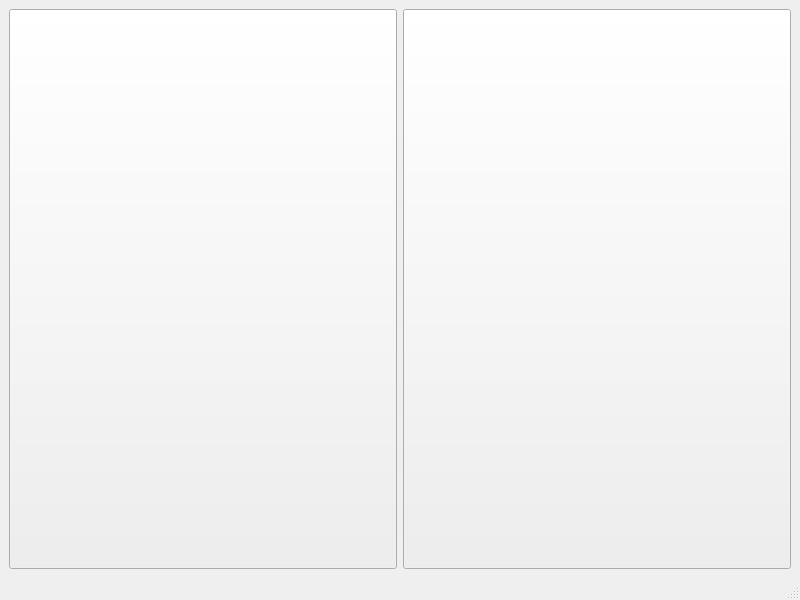
<?xml version="1.0" encoding="UTF-8"?>
<ui version="4.0">
 <class>OB2</class>
 <widget class="QMainWindow" name="OB2">
  <property name="geometry">
   <rect>
    <x>0</x>
    <y>0</y>
    <width>800</width>
    <height>600</height>
   </rect>
  </property>
  <property name="windowTitle">
   <string>OB2.0</string>
  </property>
  <widget class="QWidget" name="centralwidget">
   <layout class="QHBoxLayout" name="horizontalLayout_2">
    <item>
     <widget class="QPushButton" name="pushButton_2">
      <property name="sizePolicy">
       <sizepolicy hsizetype="Minimum" vsizetype="Minimum">
        <horstretch>0</horstretch>
        <verstretch>0</verstretch>
       </sizepolicy>
      </property>
     </widget>
    </item>
    <item>
     <widget class="QPushButton" name="pushButton">
      <property name="sizePolicy">
       <sizepolicy hsizetype="Minimum" vsizetype="Minimum">
        <horstretch>0</horstretch>
        <verstretch>0</verstretch>
       </sizepolicy>
      </property>
      <property name="iconSize">
       <size>
        <width>16</width>
        <height>16</height>
       </size>
      </property>
     </widget>
    </item>
   </layout>
  </widget>
  <widget class="QStatusBar" name="statusbar"/>
 </widget>
 <resources/>
 <connections/>
</ui>
